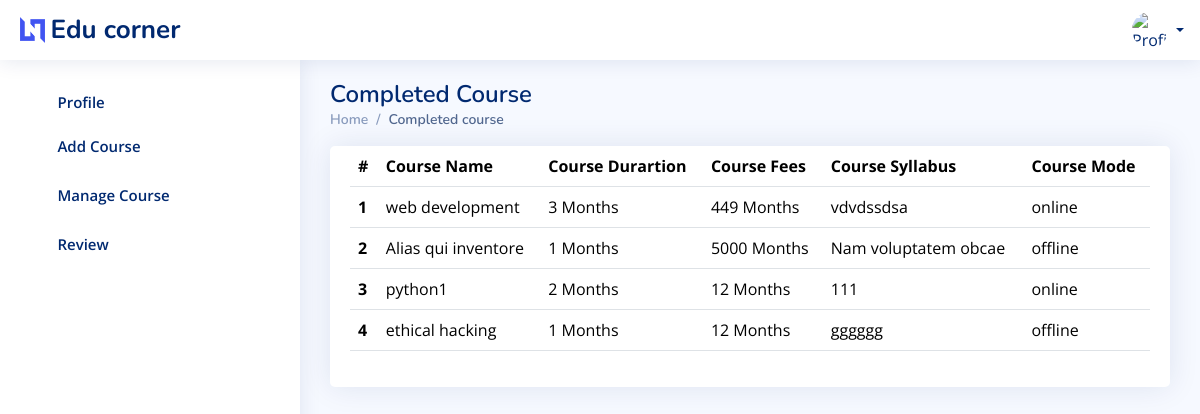
Screenshot of /teacher/completedcourse.php with the database file from the repository.
### tables this page shows
CREATE TABLE `educorner_faculty_course` (
  `course_id` int(11) NOT NULL,
  `course_title` varchar(30) NOT NULL,
  `email` varchar(20) NOT NULL,
  `course_duration` int(11) NOT NULL,
  `course_fees` int(11) NOT NULL,
  `course_description` varchar(100) NOT NULL,
  `course_syllabus` varchar(200) NOT NULL,
  `course_mode` varchar(25) NOT NULL,
  `img` varchar(100) NOT NULL DEFAULT 'coursepic',
  `startdate` date NOT NULL,
  `status` varchar(2) NOT NULL DEFAULT '0'
);

### mentor/connection.php (called while the page is built, shortened)
<?php
$conn = mysqli_connect('localhost', 'root', '', 'educorner');
function select($sql)
{
    global $conn;
    $res = mysqli_query($conn, $sql);
    if ($res) {
        return $res;
    } else {
        return False;
    }
}
?>

### teacher/completedcourse.php (the view, shortened to what this page needs)
<?php
require('header.php');
?>
<main id="main" class="main">
    <div class="pagetitle">
        <h1>Completed Course</h1>
        <nav>
            <ol class="breadcrumb">
                <li class="breadcrumb-item"><a href="index.html">Home</a></li>
                <li class="breadcrumb-item active">Completed course</li>
            </ol>
        </nav>
    </div>
    <div class="col-lg-12 ">
        <section class="section">
            <div class="row">
                 <div class="col-lg-12">
                    <div class="card">
                        <div class="card-body">
                            <table class="table datatable">
                                <thead>
                                    <tr>
                                        <th scope="col">#</th>
                                        <th scope="col">Course Name</th>
                                        <th scope="col">Course Durartion</th>
                                        <th scope="col">Course Fees</th>
                                        <th scope="col">Course Syllabus</th>
                                        <th scope="col">Course Mode</th>
                                    </tr>
                                </thead>
                                <tbody>
                                    <?php
                                    $subres = select("select * from educorner_faculty_course where startdate<='$d' and status=1");
                                    $n = 0;
                                    while ($row = mysqli_fetch_assoc($subres)) {
                                        $n++;
                                    ?>
                                        <tr>
                                            <th scope="row"><?php echo $n ?></th>
                                            <td><?php echo $row["course_title"] ?></td>
                                            <td><?php echo $row["course_duration"] ?> Months</td>
                                            <td><?php echo $row["course_fees"] ?> Months</td>
                                            <td><?php echo $row["course_syllabus"] ?></td>
                                            <td><?php echo $row["course_mode"] ?></td>
                                        </tr>
                                    <?php
                                    }
                                    ?>
                                </tbody>
                            </table>
                        </div>
                    </div>
                </div>
            </div>
        </section>
    </div>
    <?php
require('footer.php');
?>

### Admin/assets/css/style.css (style rules this page uses)
:root { scroll-behavior: smooth; }
body { font-family: "Open Sans", sans-serif; background: #f6f9ff; color: #444444; }
a { color: #4154f1; text-decoration: none; }
h1, h2, h3, h4, h5, h6 { font-family: "Nunito", sans-serif; }
#main { margin-top: 60px; padding: 20px 30px; transition: all 0.3s; }
.pagetitle { margin-bottom: 10px; }
.pagetitle h1 { font-size: 24px; margin-bottom: 0; font-weight: 600; color: #012970; }
.card { margin-bottom: 30px; border: none; border-radius: 5px; box-shadow: 0px 0 30px rgba(1, 41, 112, 0.1); }
.card-body { padding: 0 20px 20px 20px; }
.breadcrumb { font-size: 14px; font-family: "Nunito", sans-serif; color: #899bbd; font-weight: 600; }
.breadcrumb a { color: #899bbd; transition: 0.3s; }
.breadcrumb .breadcrumb-item::before { color: #899bbd; }
.breadcrumb .active { color: #51678f; font-weight: 600; }
@media (min-width: 1200px) { #main, #footer { margin-left: 300px; } }

### rows the page displays
educorner_faculty_course: course_title "web development", course_duration "3", course_fees "449", course_syllabus "vdvdssdsa", course_mode "online"
educorner_faculty_course: course_title "Alias qui inventore", course_duration "1", course_fees "5000", course_syllabus "Nam voluptatem obcae", course_mode "offline"
educorner_faculty_course: course_title "python1", course_duration "2", course_fees "12", course_syllabus "111", course_mode "online"
educorner_faculty_course: course_title "ethical hacking", course_duration "1", course_fees "12", course_syllabus "gggggg", course_mode "offline"
